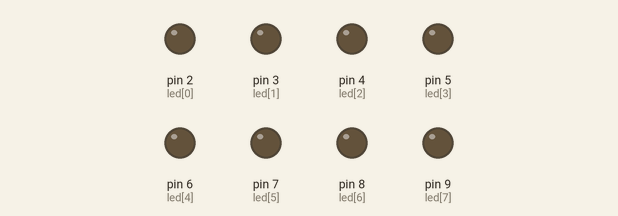
Recording of a sketch running on a simulated Arduino Uno, built with avr-gcc and run on an emulated ATmega328P. Parts: output pins drawn as LEDs (lit = HIGH). What the sketch prints to the serial monitor is not drawn.

Above: at 0.1 s.
At 4.1 s:
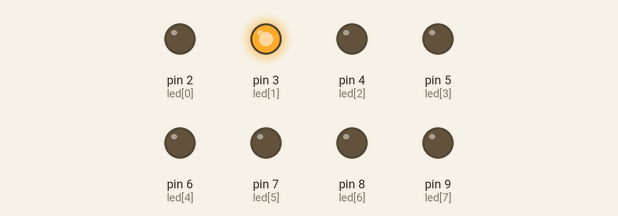
At 8.1 s:
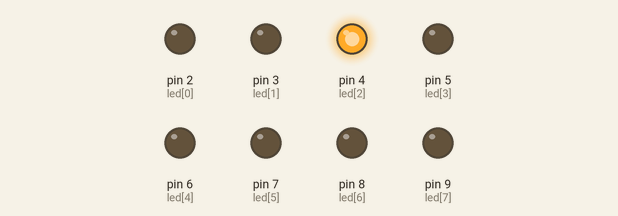
At 18.1 s:
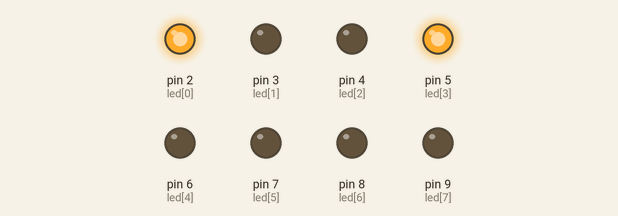
At 28.1 s:
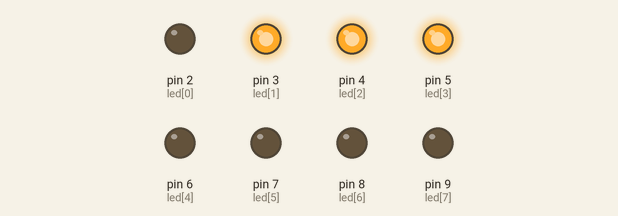
At 38.1 s:
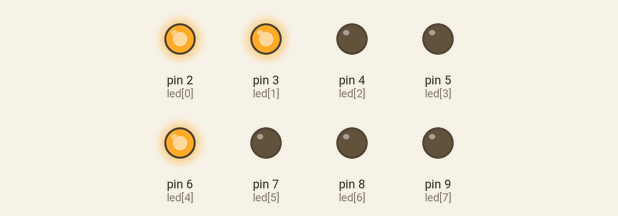
Timing chart, 0 to 39.6 s (numbered marks = the images above):
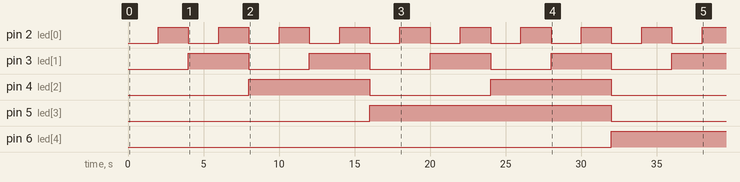

Measured:
- by itself, pin 2 (led[0]): alternates HIGH for 2.0 s and LOW for 2.0 s
- by itself, pin 3 (led[1]): alternates HIGH for 4.0 s and LOW for 4.0 s
- by itself, pin 4 (led[2]): alternates HIGH for 8.0 s and LOW for 8.0 s
- by itself, pin 5 (led[3]): LOW → HIGH at 16.0 s, → LOW 16.0 s later
- by itself, pin 6 (led[4]): LOW → HIGH at 32.0 s

The sketch:

E4_Contador_Binario_Delay.ino
```cpp
int led[]={2,3,4,5,6,7,8,9};
void setup() {
  // put your setup code here, to run once:
  for(int i=0; i<8; i++){
    pinMode(led[i],OUTPUT);
  }
  Serial.begin(9600);
  Serial.setTimeout(10);

}
void loop() {
  // put your main code here, to run repeatedly:
  for(int num =0; num<=255; num++){
    int digits[8] = {0,0,0,0,0,0,0,0};
    int contdigitos = 0;
    int tempNum = num;
    while(tempNum>0){
      int temp = tempNum%2;
      digits[contdigitos++]=temp;
      tempNum=tempNum/2;
    }
    for (int i =0; i<8;i++){
      Serial.print(String(digits[i])+"A");
      digitalWrite(led[i],digits[i]);
    }
    delay(2000);
  }

}
```
